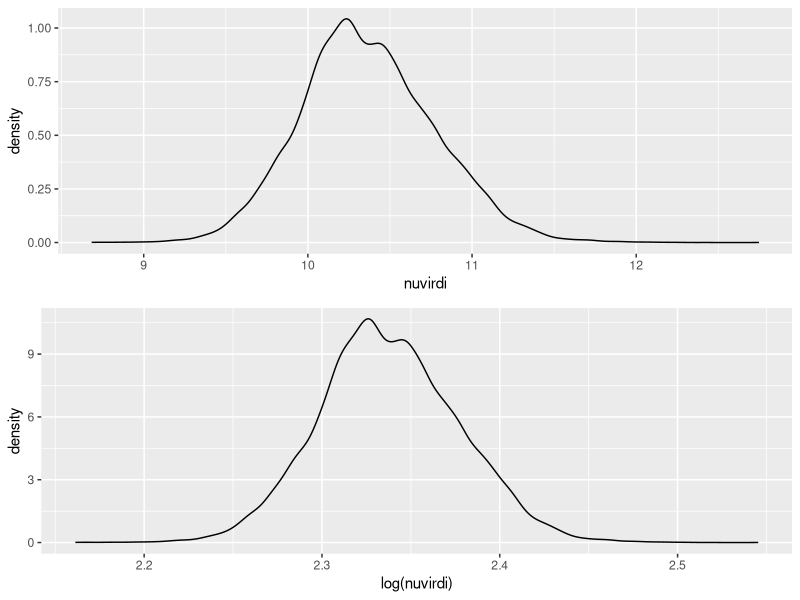
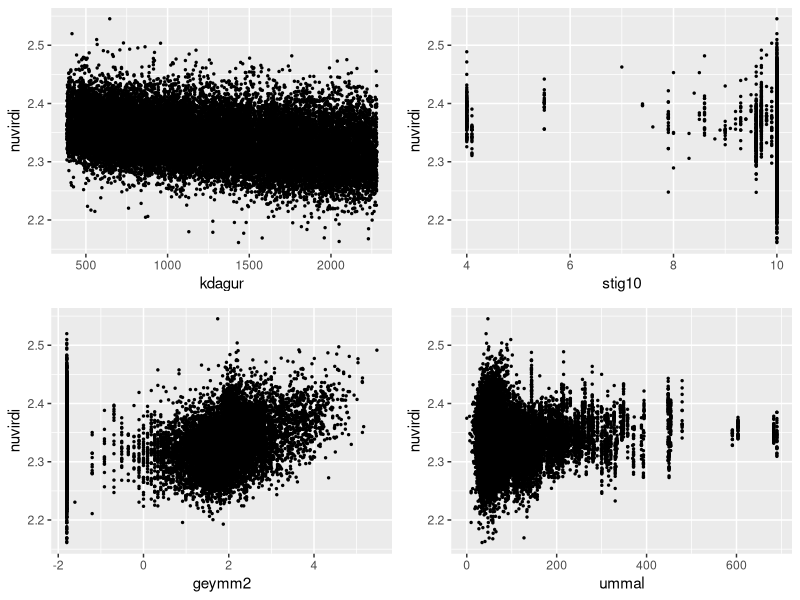
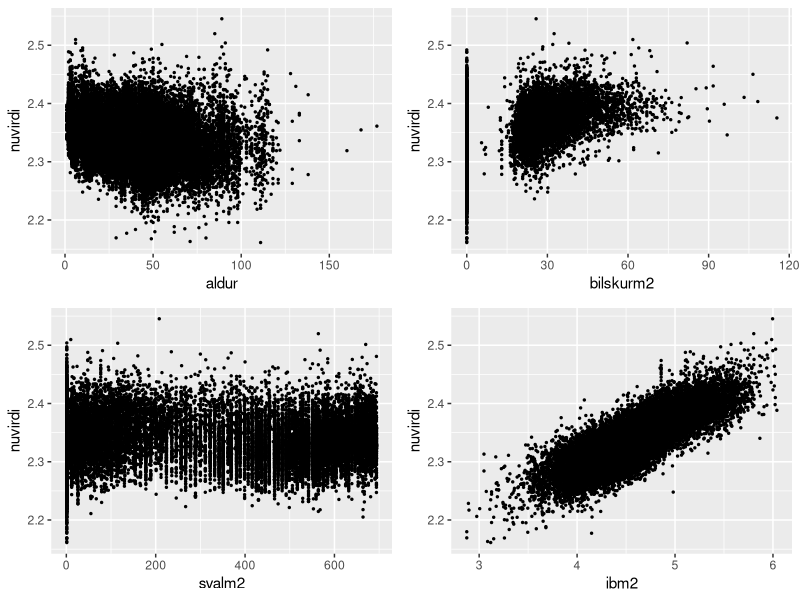
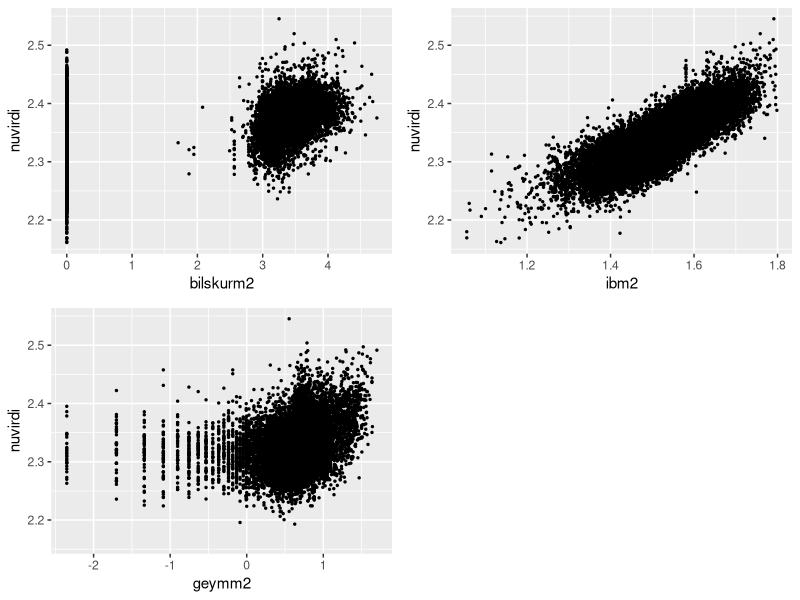
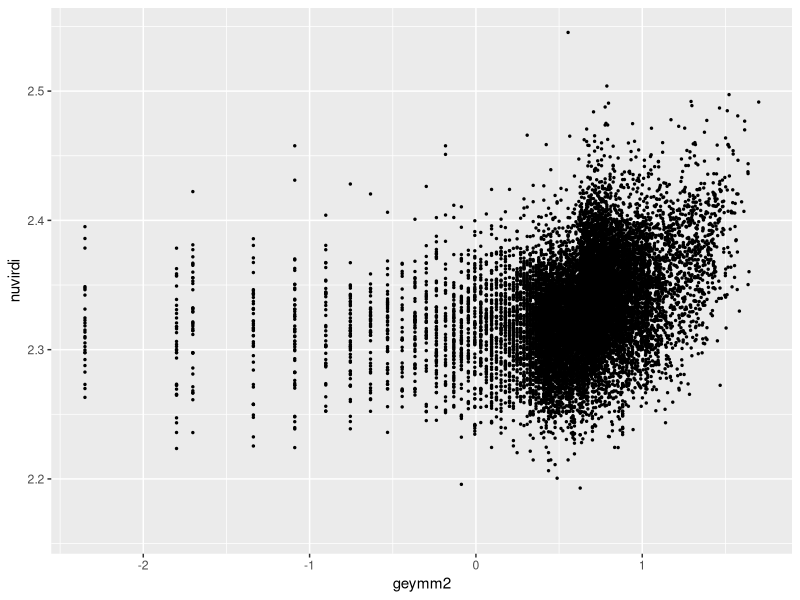
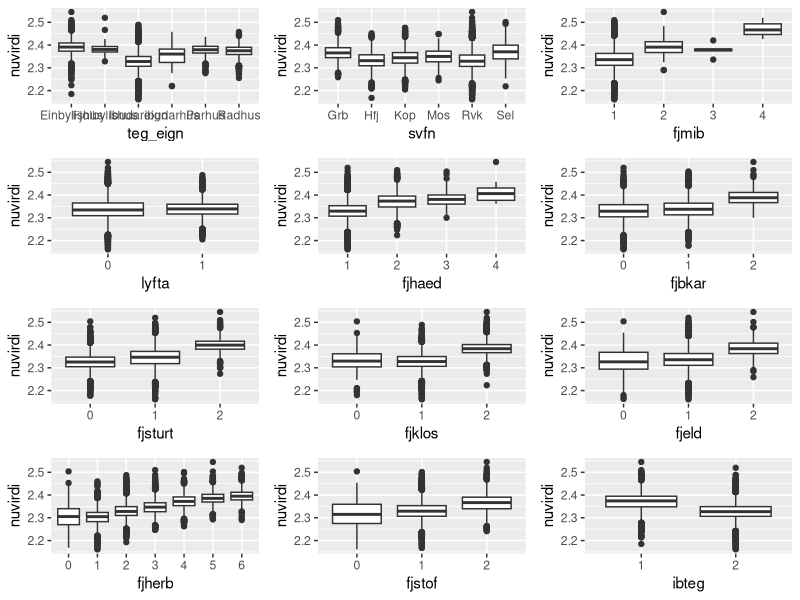

Generate these figures, in order, with R: (Note: this script raises an error after producing the figures.)
## ---- chunk 1
knitr::opts_chunk$set(echo = TRUE)
rm(list = ls())
## ---- chunk 2
library(plyr); library(dplyr); library(lubridate)
library(ggplot2)
library(grid)
library(gridExtra)
library(glmnet)
library(e1071)
library(randomForest)
## ---- chunk 3
data = read.csv("MyData.csv")
## ---- chunk 4
#laga factor, prentast ekki
data$fjmib = as.factor(data$fjmib)
data$lyfta = as.factor(data$lyfta)
data$fjhaed = as.factor(data$fjhaed)
data$fjbkar = as.factor(data$fjbkar)
data$fjsturt = as.factor(data$fjsturt)
data$fjklos = as.factor(data$fjklos)
data$fjeld = as.factor(data$fjeld)
data$fjherb = as.factor(data$fjherb)
data$fjstof = as.factor(data$fjstof)
data$matssvaedi = as.factor(data$matssvaedi)
data$undirmatssvaedi = as.factor(data$undirmatssvaedi)
data$ibteg = as.factor(data$ibteg)
## ---- chunk 5
density1 <- ggplot(data,aes(nuvirdi))+
  geom_density()

density2 <- ggplot(data,aes(log(nuvirdi)))+
  geom_density()

grid.arrange(density1,density2,nrow=2)
## ---- chunk 6
data$nuvirdi = log(data$nuvirdi)
## ---- chunk 7
p1 <- ggplot(data, aes(x=kdagur,y=nuvirdi)) +
          geom_point(size=0.5)+
          theme_grey()

p2 <- ggplot(data, aes(x=stig10,y=nuvirdi)) +
          geom_point(size=0.5) +
          theme_grey()

p3 <- ggplot(data, aes(x=geymm2,y=nuvirdi)) +
          geom_point(size=0.5) +
          theme_grey()

p4 <- ggplot(data, aes(x=ummal,y=nuvirdi)) +
          geom_point(size=0.5) +
          theme_grey()

p5 <- ggplot(data, aes(x=aldur,y=nuvirdi)) +
          geom_point(size=0.5) +
          theme_grey()

p6 <- ggplot(data, aes(x=bilskurm2,y=nuvirdi)) +
          geom_point(size=0.5) +
          theme_grey()

p7 <- ggplot(data, aes(x=svalm2,y=nuvirdi)) +
          geom_point(size=0.5) +
          theme_grey()

p8 <- ggplot(data, aes(x=ibm2,y=nuvirdi)) +
          geom_point(size=0.5) +
          theme_grey()

grid.arrange(p1,p2,p3,p4,nrow = 2)
grid.arrange(p5,p6,p7,p8,nrow = 2)
## ---- chunk 8
B = data$bilskurm2
ind1 = which(B == 0)
B[-ind1] = log(B[-ind1])
I = log(data$ibm2)
G = data$geymm2
ind3 = which(G == 0)
G[-ind3] = log(G[-ind3])
## ---- chunk 9
p1 <- ggplot(data, aes(x=B,y=nuvirdi)) +
          geom_point(size=0.5)+
          theme_grey() + labs(x="bilskurm2")

p2 <- ggplot(data, aes(x=I,y=nuvirdi)) +
          geom_point(size=0.5) +
          theme_grey() + labs(x="ibm2")

p3 <- ggplot(data, aes(x=G,y=nuvirdi)) +
          geom_point(size=0.5) +
          theme_grey() + labs(x="geymm2")

grid.arrange(p1,p2,p3,nrow = 2)
## ---- chunk 10
data$ibm2 = log(data$ibm)

G[ind3] = G[ind3] - 1.8 
data$geymm2 = G
ggplot(data, aes(x=geymm2,y=nuvirdi)) +
          geom_point(size=0.5) +
          theme_grey() 
## ---- chunk 11
f1 <- ggplot(data,aes(x=teg_eign,y=nuvirdi))+
          geom_boxplot()

f2 <- ggplot(data,aes(x=svfn,y=nuvirdi))+
          geom_boxplot()

f3 <- ggplot(data,aes(x=fjmib,y=nuvirdi))+
          geom_boxplot()

f4 <- ggplot(data,aes(x=lyfta,y=nuvirdi))+
          geom_boxplot()

f5 <- ggplot(data, aes(x=fjhaed,y=nuvirdi)) +
          geom_boxplot()

f6 <- ggplot(data,aes(x=fjbkar,y=nuvirdi))+
          geom_boxplot()

f7 <- ggplot(data,aes(x=fjsturt,y=nuvirdi))+
          geom_boxplot()

f8 <- ggplot(data,aes(x=fjklos,y=nuvirdi))+
          geom_boxplot()

f9 <- ggplot(data,aes(x=fjeld,y=nuvirdi))+
          geom_boxplot()

f10 <- ggplot(data,aes(x=fjherb,y=nuvirdi))+
          geom_boxplot()

f11 <- ggplot(data, aes(x=fjstof,y=nuvirdi)) +
          geom_boxplot()

f12 <- ggplot(data, aes(x=ibteg,y=nuvirdi)) +
          geom_boxplot()

grid.arrange(f1,f2,f3,
             f4,f5,
             f6,f7,
             f8,f9,f10,f11,f12,ncol=3)
## ---- chunk 12
X = with(data,cbind(kdagur,aldur,ummal,ibm2,stig10,bilskurm2,svalm2,geymm2))
cor(X)
## ---- chunk 13
set.seed(8756)
dat = data
svfn = dat$svfn
dat$svfn = NULL
## ---- chunk 14
n = dim(dat)[1]
train = sample(n,floor(n*0.8)) 
dat.train = dat[train,]
dat.test = dat[-train,]
## ---- chunk 15
fit.lm = lm(nuvirdi~.,dat.train)
summary(fit.lm)
pred.lm = predict(fit.lm, dat.test)
RSS1 = mean((dat.test$nuvirdi - pred.lm)^2)
Rss = mean((exp(dat.test$nuvirdi)-exp(pred.lm))^2)
Rss
RSS1
## ---- chunk 16
diagnost = fortify(fit.lm)
diagnost$.index = 1:(dim(diagnost)[1])
res_sd = sd(diagnost$.resid)
resPlot = ggplot(diagnost, aes(x=seq(1:length(.resid)),y=.resid)) +
                geom_point()+
                geom_hline(yintercept=0, col="red", linetype="dashed")+
                geom_hline(yintercept=2*res_sd, col="blue", linetype="dashed")+
                geom_hline(yintercept=-2*res_sd, col="blue", linetype="dashed")+
                geom_hline(yintercept=3*res_sd, col="green", linetype="dashed")+
                geom_hline(yintercept=-3*res_sd, col="green", linetype="dashed")+
                xlab("Index")+ylab("Residuals")+labs(title = "Index plot of residuals")+
                geom_text(aes(label=ifelse(abs(.resid)>3*res_sd,.index,"")),hjust=-.5, vjust=0.4)+
                theme_grey()
resPlot
## ---- chunk 17
QQPlot<-ggplot(diagnost, aes(sample = .resid))+
        stat_qq()+
        geom_abline(slope=res_sd)+
        ylab("Residuals")+
        theme_grey()
QQPlot
## ---- chunk 18
LevPlot <- ggplot(diagnost, aes(x=seq(1:length(.hat)),y=.hat))+
                  geom_point()+
                  geom_hline(yintercept=4*mean(diagnost$.hat), col="red", linetype="dashed")+
                  xlab("Index")+
                  ylab("Leverages")+
                  geom_text(aes(label=ifelse(.hat > 4*mean(diagnost$.hat),.index,"")),hjust=0, vjust=0)+
                  theme_grey()
LevPlot
